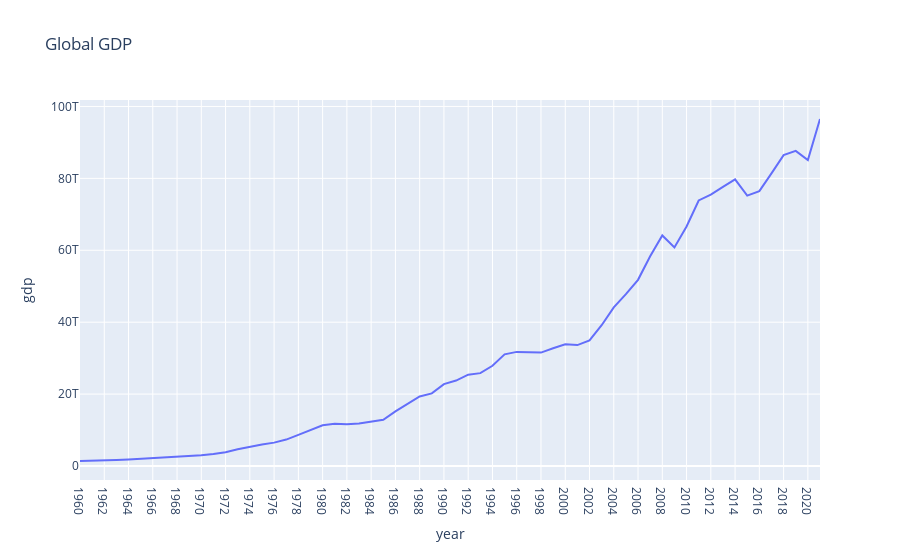

Notebook source saved alongside this figure:
### Code cell
gdp_global = gdp[gdp['Country Name'] == 'World']
plot_gdp = px.line(gdp_global, x='year', y='gdp', title='Global GDP')
plot_gdp.write_html('./Website/figures/global_gdp.html')
plot_gdp.show()
